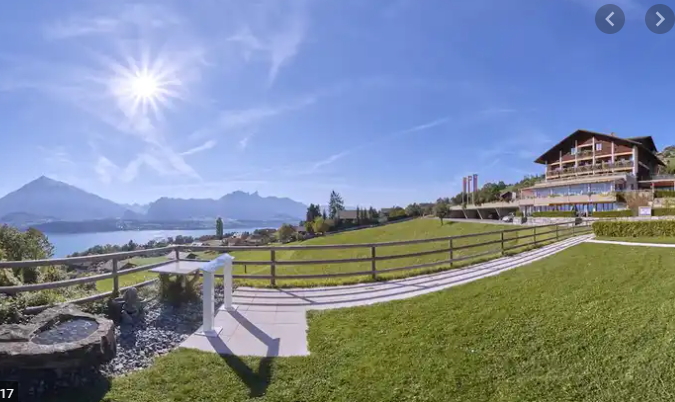
#> input picture Feature detection/images/panorama.PNG, 675 x 402 px
$ python SIFT.py
#> lines starting #> are read from the running program, lines starting #| are printed output that depends on the picture; after the words box and inside, x2 and y2 are one past the last pixel; in counts of white or black regions, pixels touching at a corner belong together
import numpy as np
import cv2

img=cv2.imread('images/panorama.PNG')
#> img is the input picture: shape (402, 675, 3); mean B, G, R 154.9, 138.4, 126.1
blur1=cv2.GaussianBlur(img,(3,3),1)
blur2=cv2.GaussianBlur(img,(7,7),1)
cv2.imshow('blur1',blur1)
cv2.imshow('blur2',blur2)
dog=blur2-blur1
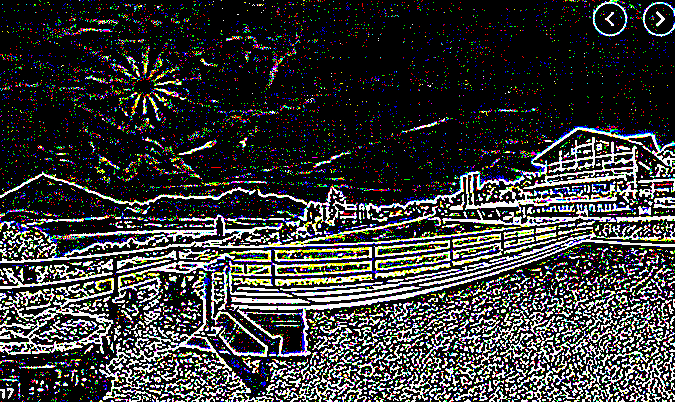
#> dog: shape (402, 675, 3); mean B, G, R 58.1, 58.1, 57.7
cv2.imshow('dog',dog)
gray=cv2.cvtColor(img,cv2.COLOR_BGR2GRAY)
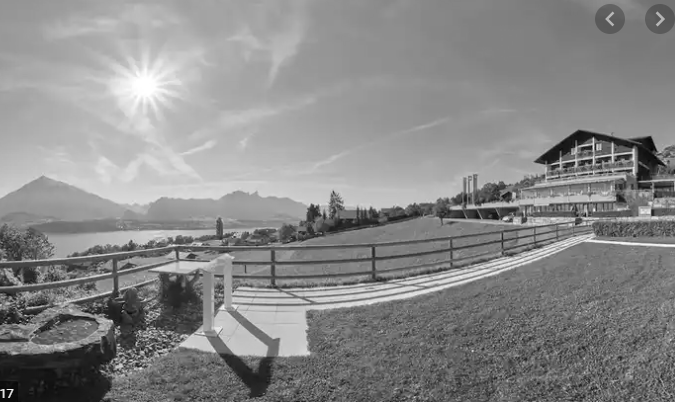
#> gray: shape (402, 675); min 1, max 255, mean 136.6
sift=cv2.xfeatures2d.SIFT_create()
kp,desc = sift.detectAndCompute(gray,None)
#> kp = 1798 keypoints; strongest (x, y, size): (3, 390, 2), (594, 210, 1.8), (506, 218, 2.9), (653, 213, 4)
img=cv2.drawKeypoints(img,kp,img,(0,0,255),cv2.DRAW_MATCHES_FLAGS_DRAW_RICH_KEYPOINTS)
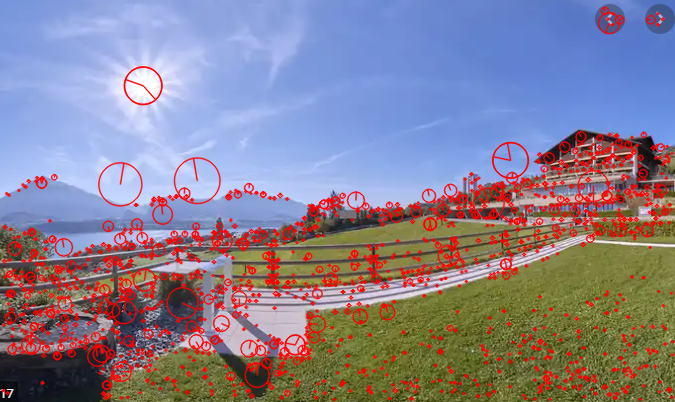
#> img: shape (402, 675, 3); 15.46% of pixels changed, all inside (x1, y1, x2, y2) = (1, 6, 675, 402)
cv2.imshow('img',img)
cv2.waitKey()
